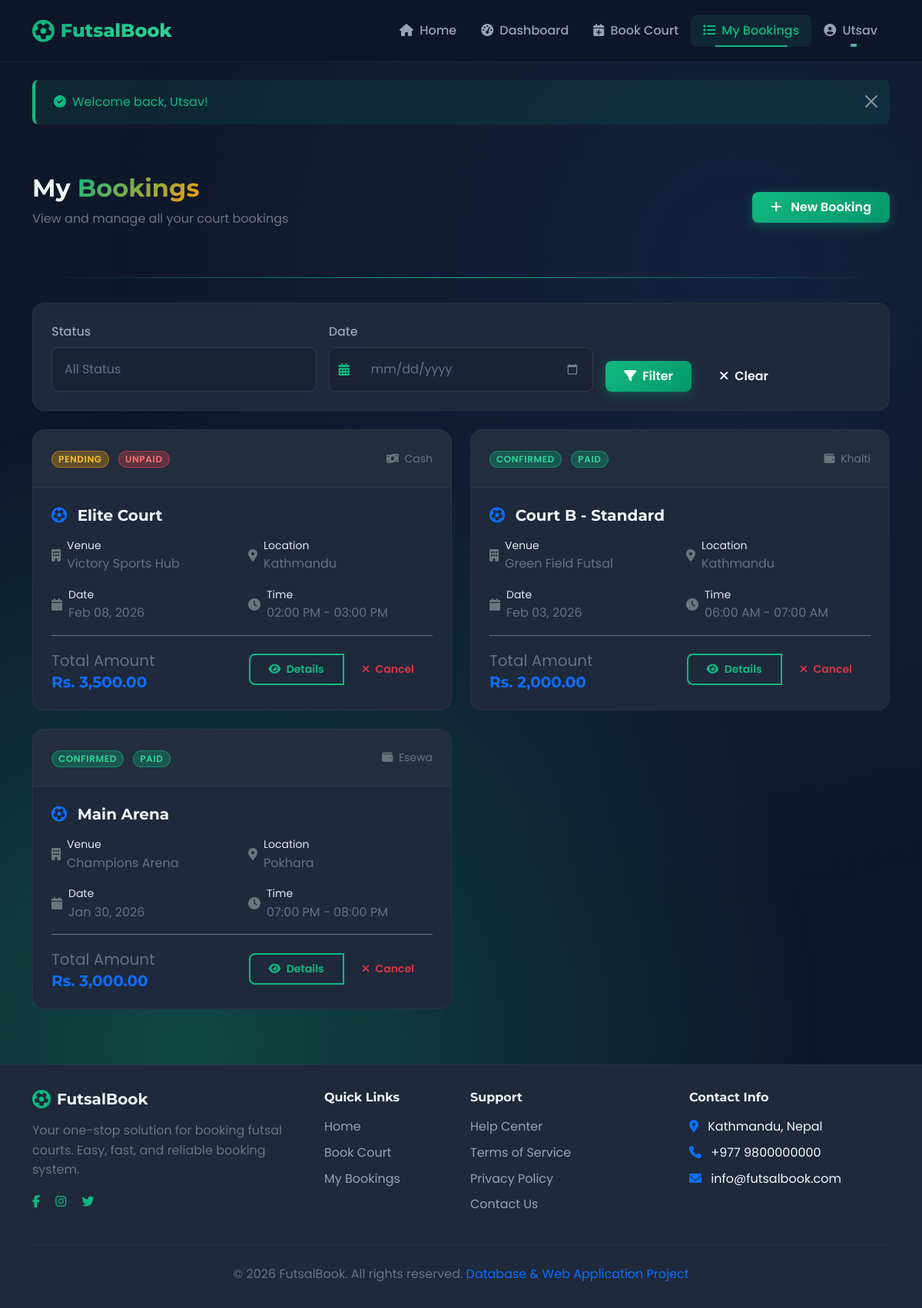
Page /user/my-bookings.php (signed in) on the committed database.
### tables this page shows
CREATE TABLE `bookings` (
  `booking_id` int(11) NOT NULL,
  `user_id` int(11) NOT NULL,
  `court_id` int(11) NOT NULL,
  `booking_date` date NOT NULL,
  `start_time` time NOT NULL,
  `end_time` time NOT NULL,
  `total_price` decimal(10,2) NOT NULL,
  `booking_status` enum('pending','confirmed','cancelled','completed') DEFAULT 'pending',
  `created_at` timestamp NOT NULL DEFAULT current_timestamp(),
  `updated_at` timestamp NOT NULL DEFAULT current_timestamp() ON UPDATE current_timestamp()
);

CREATE TABLE `payments` (
  `payment_id` int(11) NOT NULL,
  `booking_id` int(11) NOT NULL,
  `amount` decimal(10,2) NOT NULL,
  `method` enum('cash','esewa','khalti','bank') NOT NULL,
  `payment_status` enum('unpaid','paid','refunded') DEFAULT 'unpaid',
  `paid_at` datetime DEFAULT NULL,
  `transaction_ref` varchar(100) DEFAULT NULL,
  `created_at` timestamp NOT NULL DEFAULT current_timestamp(),
  `updated_at` timestamp NOT NULL DEFAULT current_timestamp() ON UPDATE current_timestamp()
);

CREATE TABLE `courts` (
  `court_id` int(11) NOT NULL,
  `futsal_id` int(11) NOT NULL,
  `court_name` varchar(100) NOT NULL,
  `surface_type` varchar(50) NOT NULL,
  `price_per_hour` decimal(10,2) NOT NULL,
  `status` enum('active','maintenance') DEFAULT 'active',
  `created_at` timestamp NOT NULL DEFAULT current_timestamp(),
  `updated_at` timestamp NOT NULL DEFAULT current_timestamp() ON UPDATE current_timestamp()
);

CREATE TABLE `futsals` (
  `futsal_id` int(11) NOT NULL,
  `futsal_name` varchar(100) NOT NULL,
  `address` varchar(255) NOT NULL,
  `city` varchar(100) NOT NULL,
  `contact_number` varchar(20) NOT NULL,
  `open_time` time NOT NULL,
  `close_time` time NOT NULL,
  `status` enum('active','maintenance') DEFAULT 'active',
  `created_at` timestamp NOT NULL DEFAULT current_timestamp(),
  `updated_at` timestamp NOT NULL DEFAULT current_timestamp() ON UPDATE current_timestamp()
);

### user/my-bookings.php (the view, shortened to what this page needs)
<?php
require_once '../config/database.php';
require_once '../includes/functions.php';
$user_id = $_SESSION['user_id'];
$date_filter = isset($_GET['date']) ? sanitize($_GET['date']) : '';
$sql = "SELECT b.*, c.court_name, c.price_per_hour, c.surface_type,
               f.futsal_name, f.address, f.city, f.contact_number,
               p.payment_id, p.payment_status, p.method, p.transaction_ref, p.paid_at
        FROM bookings b
        JOIN courts c ON b.court_id = c.court_id
        JOIN futsals f ON c.futsal_id = f.futsal_id
        LEFT JOIN payments p ON b.booking_id = p.booking_id
        WHERE b.user_id = ?";
$params = [$user_id];
$sql .= " ORDER BY b.booking_date DESC, b.start_time DESC";
$stmt = $pdo->prepare($sql);
$stmt->execute($params);
$bookings = $stmt->fetchAll();
include '../includes/header.php';
include '../includes/navbar.php';
?>
<html>
<head>
    <link rel="stylesheet" href="../assets/css/my-bookings.css">
</head>
<body>
    <div class="container py-4">
        <?php echo displayAlert(); ?>
        <div class="page-header">
            <div class="row align-items-center">
                <div class="col">
                    <h1 class="page-title">My <span class="text-gradient">Bookings</span></h1>
                    <p class="text-secondary">View and manage all your court bookings</p>
                </div>
                <div class="col-auto">
                    <a href="book-court.php" class="btn btn-primary">
                        <i class="fas fa-plus me-2"></i> New Booking
                    </a>
                </div>
            </div>
        </div>
        <div class="card mb-4">
            <div class="card-body">
                <form method="GET" action="" class="row g-3 align-items-end">
                    <div class="col-md-4">
                        <label for="status" class="form-label">Status</label>
                        <select class="form-select" id="status" name="status">
                            <option value="">All Status</option>
                        </select>
                    </div>
                    <div class="col-md-4">
                        <label for="date" class="form-label">Date</label>
                        <div class="input-group">
                            <span class="input-group-text bg-dark border-secondary">
                                <i class="fas fa-calendar-alt text-primary"></i>
                            </span>
                            <input type="date" class="form-control" id="date" name="date" value="<?php echo $date_filter; ?>">
                        </div>
                    </div>
                    <div class="col-md-4">
                        <button type="submit" class="btn btn-primary me-2">
                            <i class="fas fa-filter me-1"></i> Filter
                        </button>
                        <a href="my-bookings.php" class="btn btn-secondary">
                            <i class="fas fa-times me-1"></i> Clear
                        </a>
                    </div>
                </form>
            </div>
        </div>
        <?php if (empty($bookings)): ?>
            <div class="card">
                <div class="card-body text-center py-5">
                    <i class="fas fa-calendar-times fa-4x mb-3" style="color: #94a3b8;"></i>
                    <h4 class="text-white">No Bookings Found</h4>
                    <p class="text-secondary mb-4">You haven't made any bookings yet.</p>
                    <a href="book-court.php" class="btn btn-primary">
                        <i class="fas fa-plus me-2"></i> Book Your First Court
                    </a>
                </div>
            </div>
        <?php else: ?>
            <div class="row g-4">
                <?php foreach ($bookings as $booking): ?>
                    <div class="col-lg-6">
                        <div class="card h-100">
                            <div class="card-header d-flex justify-content-between align-items-center">
                                <div>
                                    <span class="badge bg-<?php echo getStatusBadge($booking['booking_status']); ?> me-2">
                                        <?php echo ucfirst($booking['booking_status']); ?>
                                    </span>
                                    <?php if ($booking['payment_status']): ?>
                                        <span class="badge bg-<?php echo getStatusBadge($booking['payment_status']); ?>">
                                            <?php echo ucfirst($booking['payment_status']); ?>
                                        </span>
                                    <?php endif; ?>
                                </div>
                                <?php if ($booking['method']): ?>
                                    <small class="text-secondary">
                                        <i class="fas fa-<?php echo $booking['method'] === 'cash' ? 'money-bill-wave' : ($booking['method'] === 'bank' ? 'university' : 'wallet'); ?> me-1"></i>
                                        <?php echo ucfirst($booking['method']); ?>
                                    </small>
                                <?php endif; ?>
                            </div>
                            <div class="card-body">
                                <h5 class="card-title mb-3">
                                    <i class="fas fa-futbol me-2 text-primary"></i>
                                    <?php echo htmlspecialchars($booking['court_name']); ?>
                                </h5>
                                <div class="row g-3 mb-3">
                                    <div class="col-6">
                                        <div class="d-flex align-items-center">
                                            <i class="fas fa-building text-secondary me-2"></i>
                                            <div>
                                                <small class="text-muted d-block">Venue</small>
                                                <span style="color: #647189;"><?php echo htmlspecialchars($booking['futsal_name']); ?></span>
                                            </div>
                                        </div>
                                    </div>
                                    <div class="col-6">
                                        <div class="d-flex align-items-center">
                                            <i class="fas fa-map-marker-alt text-secondary me-2"></i>
                                            <div>
                                                <small class="text-muted d-block">Location</small>
                                                <span style="color: #647189;"><?php echo htmlspecialchars($booking['city']); ?></span>
                                            </div>
                                        </div>
                                    </div>
                                    <div class="col-6">
                                        <div class="d-flex align-items-center">
                                            <i class="fas fa-calendar text-secondary me-2"></i>
                                            <div>
                                                <small class="text-muted d-block">Date</small>
                                                <span style="color: #647189;"><?php echo formatDate($booking['booking_date']); ?></span>
                                            </div>
                                        </div>
                                    </div>
                                    <div class="col-6">
                                        <div class="d-flex align-items-center">
                                            <i class="fas fa-clock text-secondary me-2"></i>
                                            <div>
                                                <small class="text-muted d-block">Time</small>
                                                <span style="color: #647189;">
                                                    <?php echo formatTime($booking['start_time']); ?> -
                                                    <?php echo formatTime($booking['end_time']); ?>
                                                </span>
                                            </div>
                                        </div>
                                    </div>
                                </div>
                                <div class="d-flex justify-content-between align-items-center pt-3 border-top border-secondary">
                                    <div>
                                        <span style="font-size: 1.25rem; color: #647189;">Total Amount</span>
                                        <h5 class="text-primary mb-0"><?php echo formatCurrency($booking['total_price']); ?></h5>
                                    </div>
                                    <div class="btn-group">
                                        <button type="button" class="btn btn-sm btn-outline-primary"
                                                data-bs-toggle="modal" data-bs-target="#detailsModal<?php echo $booking['booking_id']; ?>">
                                            <i class="fas fa-eye me-1"></i> Details
                                        </button>
                                        <?php if (in_array($booking['booking_status'], ['pending', 'confirmed'])): ?>
                                            <button type="button" class="btn btn-sm btn-outline-danger"
                                                    data-bs-toggle="modal" data-bs-target="#cancelModal<?php echo $booking['booking_id']; ?>">
                                                <i class="fas fa-times me-1"></i> Cancel
                                            </button>
                                        <?php endif; ?>
                                    </div>
                                </div>
                            </div>
                        </div>
                    </div>
                <?php endforeach; ?>
            </div>
        <?php endif; ?>
    </div>
</body>
</html>
<?php include '../includes/footer.php'; ?>

### rows in the picture
bookings: booking_status "PENDING", payments.payment_status "UNPAID", payments.method "Cash", court.court_name "Elite Court", futsals.futsal_name "Victory Sports Hub", futsals.city "Kathmandu", booking_date "Feb 08, 2026", start_time "02:00 PM", end_time "03:00 PM", total_price "Rs. 3,500.00"
bookings: booking_status "CONFIRMED", payments.payment_status "PAID", payments.method "Khalti", court.court_name "Court B - Standard", futsals.futsal_name "Green Field Futsal", futsals.city "Kathmandu", booking_date "Feb 03, 2026", start_time "06:00 AM", end_time "07:00 AM", total_price "Rs. 2,000.00"
bookings: booking_status "CONFIRMED", payments.payment_status "PAID", payments.method "Esewa", court.court_name "Main Arena", futsals.futsal_name "Champions Arena", futsals.city "Pokhara", booking_date "Jan 30, 2026", start_time "07:00 PM", end_time "08:00 PM", total_price "Rs. 3,000.00"

### other values in the picture
$_SESSION['first_name'] "Utsav"
$_SESSION['success'] "Welcome back, Utsav!"
